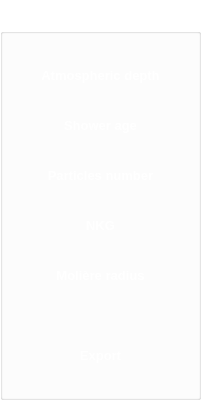
      <widget class="QGroupBox" name="groupBox">
       <property name="geometry">
        <rect>
         <x>1</x>
         <y>110</y>
         <width>201</width>
         <height>400</height>
        </rect>
       </property>
       <property name="minimumSize">
        <size>
         <width>182</width>
         <height>400</height>
        </size>
       </property>
       <property name="maximumSize">
        <size>
         <width>400</width>
         <height>500</height>
        </size>
       </property>
       <property name="palette">
        <palette>
         <active>
          <colorrole role="WindowText">
           <brush brushstyle="SolidPattern">
            <color alpha="255">
             <red>255</red>
             <green>255</green>
             <blue>255</blue>
            </color>
           </brush>
          </colorrole>
          <colorrole role="Button">
           <brush brushstyle="SolidPattern">
            <color alpha="10">
             <red>255</red>
             <green>255</green>
             <blue>255</blue>
            </color>
           </brush>
          </colorrole>
          <colorrole role="Text">
           <brush brushstyle="SolidPattern">
            <color alpha="255">
             <red>255</red>
             <green>255</green>
             <blue>255</blue>
            </color>
           </brush>
          </colorrole>
          <colorrole role="Base">
           <brush brushstyle="SolidPattern">
            <color alpha="10">
             <red>255</red>
             <green>255</green>
             <blue>255</blue>
            </color>
           </brush>
          </colorrole>
          <colorrole role="Window">
           <brush brushstyle="SolidPattern">
            <color alpha="10">
             <red>255</red>
             <green>255</green>
             <blue>255</blue>
            </color>
           </brush>
          </colorrole>
         </active>
         <inactive>
          <colorrole role="WindowText">
           <brush brushstyle="SolidPattern">
            <color alpha="255">
             <red>255</red>
             <green>255</green>
             <blue>255</blue>
            </color>
           </brush>
          </colorrole>
          <colorrole role="Button">
           <brush brushstyle="SolidPattern">
            <color alpha="10">
             <red>255</red>
             <green>255</green>
             <blue>255</blue>
            </color>
           </brush>
          </colorrole>
          <colorrole role="Text">
           <brush brushstyle="SolidPattern">
            <color alpha="255">
             <red>255</red>
             <green>255</green>
             <blue>255</blue>
            </color>
           </brush>
          </colorrole>
          <colorrole role="Base">
           <brush brushstyle="SolidPattern">
            <color alpha="10">
             <red>255</red>
             <green>255</green>
             <blue>255</blue>
            </color>
           </brush>
          </colorrole>
          <colorrole role="Window">
           <brush brushstyle="SolidPattern">
            <color alpha="10">
             <red>255</red>
             <green>255</green>
             <blue>255</blue>
            </color>
           </brush>
          </colorrole>
         </inactive>
         <disabled>
          <colorrole role="WindowText">
           <brush brushstyle="SolidPattern">
            <color alpha="255">
             <red>120</red>
             <green>120</green>
             <blue>120</blue>
            </color>
           </brush>
          </colorrole>
          <colorrole role="Button">
           <brush brushstyle="SolidPattern">
            <color alpha="10">
             <red>255</red>
             <green>255</green>
             <blue>255</blue>
            </color>
           </brush>
          </colorrole>
          <colorrole role="Text">
           <brush brushstyle="SolidPattern">
            <color alpha="255">
             <red>190</red>
             <green>190</green>
             <blue>190</blue>
            </color>
           </brush>
          </colorrole>
          <colorrole role="Base">
           <brush brushstyle="SolidPattern">
            <color alpha="10">
             <red>255</red>
             <green>255</green>
             <blue>255</blue>
            </color>
           </brush>
          </colorrole>
          <colorrole role="Window">
           <brush brushstyle="SolidPattern">
            <color alpha="10">
             <red>255</red>
             <green>255</green>
             <blue>255</blue>
            </color>
           </brush>
          </colorrole>
         </disabled>
        </palette>
       </property>
       <property name="font">
        <font>
         <family>MS Shell Dlg 2</family>
         <pointsize>18</pointsize>
         <weight>75</weight>
         <italic>false</italic>
         <bold>true</bold>
        </font>
       </property>
       <property name="styleSheet">
        <string notr="true">background-color:rgba(255, 255, 255, 10)</string>
       </property>
       <property name="title">
        <string>      Menu            </string>
       </property>
       <property name="flat">
        <bool>true</bool>
       </property>
       <widget class="QPushButton" name="pushButton_2">
        <property name="geometry">
         <rect>
          <x>0</x>
          <y>40</y>
          <width>201</width>
          <height>71</height>
         </rect>
        </property>
        <property name="minimumSize">
         <size>
          <width>180</width>
          <height>71</height>
         </size>
        </property>
        <property name="palette">
         <palette>
          <active>
           <colorrole role="ButtonText">
            <brush brushstyle="SolidPattern">
             <color alpha="255">
              <red>255</red>
              <green>255</green>
              <blue>255</blue>
             </color>
            </brush>
           </colorrole>
          </active>
          <inactive>
           <colorrole role="ButtonText">
            <brush brushstyle="SolidPattern">
             <color alpha="255">
              <red>255</red>
              <green>255</green>
              <blue>255</blue>
             </color>
            </brush>
           </colorrole>
          </inactive>
          <disabled>
           <colorrole role="ButtonText">
            <brush brushstyle="SolidPattern">
             <color alpha="255">
              <red>190</red>
              <green>190</green>
              <blue>190</blue>
             </color>
            </brush>
           </colorrole>
          </disabled>
         </palette>
        </property>
        <property name="font">
         <font>
          <family>MS Shell Dlg 2</family>
          <pointsize>10</pointsize>
          <weight>75</weight>
          <bold>true</bold>
         </font>
        </property>
        <property name="styleSheet">
         <string notr="true">#pushButton_2 {
background-color: url transparent;
border-image: url(:un3.png);
background: none;
border:  none;
background-repeat: none;
}
#pushButton_2:hover
{
border-image: url(:un1.png);
}
#pushButton_2:pressed
{
border-image: url(:un2.png);
}
</string>
        </property>
        <property name="text">
         <string>Atmospheric depth</string>
        </property>
       </widget>
       <widget class="QPushButton" name="pushButton_5">
        <property name="geometry">
         <rect>
          <x>0</x>
          <y>140</y>
          <width>201</width>
          <height>71</height>
         </rect>
        </property>
        <property name="palette">
         <palette>
          <active>
           <colorrole role="ButtonText">
            <brush brushstyle="SolidPattern">
             <color alpha="255">
              <red>255</red>
              <green>255</green>
              <blue>255</blue>
             </color>
            </brush>
           </colorrole>
          </active>
          <inactive>
           <colorrole role="ButtonText">
            <brush brushstyle="SolidPattern">
             <color alpha="255">
              <red>255</red>
              <green>255</green>
              <blue>255</blue>
             </color>
            </brush>
           </colorrole>
          </inactive>
          <disabled>
           <colorrole role="ButtonText">
            <brush brushstyle="SolidPattern">
             <color alpha="255">
              <red>190</red>
              <green>190</green>
              <blue>190</blue>
             </color>
            </brush>
           </colorrole>
          </disabled>
         </palette>
        </property>
        <property name="font">
         <font>
          <family>MS Shell Dlg 2</family>
          <pointsize>10</pointsize>
          <weight>75</weight>
          <bold>true</bold>
         </font>
        </property>
        <property name="styleSheet">
         <string notr="true">#pushButton_5 {
background-color: url transparent;
border-image: url(:un3.png);
background: none;
border:  none;
background-repeat: none;
}
#pushButton_5:hover
{
border-image: url(:un1.png);
}
#pushButton_5:pressed
{
border-image: url(:un2.png);
}
</string>
        </property>
        <property name="text">
         <string>Particles number</string>
        </property>
       </widget>
       <widget class="QPushButton" name="pushButton_4">
        <property name="geometry">
         <rect>
          <x>0</x>
          <y>90</y>
          <width>201</width>
          <height>71</height>
         </rect>
        </property>
        <property name="palette">
         <palette>
          <active>
           <colorrole role="ButtonText">
            <brush brushstyle="SolidPattern">
             <color alpha="255">
              <red>255</red>
              <green>255</green>
              <blue>255</blue>
             </color>
            </brush>
           </colorrole>
          </active>
          <inactive>
           <colorrole role="ButtonText">
            <brush brushstyle="SolidPattern">
             <color alpha="255">
              <red>255</red>
              <green>255</green>
              <blue>255</blue>
             </color>
            </brush>
           </colorrole>
          </inactive>
          <disabled>
           <colorrole role="ButtonText">
            <brush brushstyle="SolidPattern">
             <color alpha="255">
              <red>190</red>
              <green>190</green>
              <blue>190</blue>
             </color>
            </brush>
           </colorrole>
          </disabled>
         </palette>
        </property>
        <property name="font">
         <font>
          <family>MS Shell Dlg 2</family>
          <pointsize>10</pointsize>
          <weight>75</weight>
          <bold>true</bold>
         </font>
        </property>
        <property name="styleSheet">
         <string notr="true">#pushButton_4 {
background-color: url transparent;
border-image: url(:un3.png);
background: none;
border:  none;
background-repeat: none;
}
#pushButton_4:hover
{
border-image: url(:un1.png);
}
#pushButton_4:pressed
{
border-image: url(:un2.png);
}
</string>
        </property>
        <property name="text">
         <string>Shower age</string>
        </property>
       </widget>
       <widget class="QPushButton" name="pushButton_6">
        <property name="geometry">
         <rect>
          <x>0</x>
          <y>190</y>
          <width>201</width>
          <height>71</height>
         </rect>
        </property>
        <property name="palette">
         <palette>
          <active>
           <colorrole role="ButtonText">
            <brush brushstyle="SolidPattern">
             <color alpha="255">
              <red>255</red>
              <green>255</green>
              <blue>255</blue>
             </color>
            </brush>
           </colorrole>
          </active>
          <inactive>
           <colorrole role="ButtonText">
            <brush brushstyle="SolidPattern">
             <color alpha="255">
              <red>255</red>
              <green>255</green>
              <blue>255</blue>
             </color>
            </brush>
           </colorrole>
          </inactive>
          <disabled>
           <colorrole role="ButtonText">
            <brush brushstyle="SolidPattern">
             <color alpha="255">
              <red>190</red>
              <green>190</green>
              <blue>190</blue>
             </color>
            </brush>
           </colorrole>
          </disabled>
         </palette>
        </property>
        <property name="font">
         <font>
          <family>MS Shell Dlg 2</family>
          <pointsize>10</pointsize>
          <weight>75</weight>
          <bold>true</bold>
         </font>
        </property>
        <property name="styleSheet">
         <string notr="true">#pushButton_6 {
background-color: url transparent;
border-image: url(:un3.png);
background: none;
border:  none;
background-repeat: none;
}
#pushButton_6:hover
{
border-image: url(:un1.png);
}
#pushButton_6:pressed
{
border-image: url(:un2.png);
}
</string>
        </property>
        <property name="text">
         <string>NKG</string>
        </property>
       </widget>
       <widget class="QPushButton" name="pushButton_3">
        <property name="geometry">
         <rect>
          <x>0</x>
          <y>320</y>
          <width>201</width>
          <height>71</height>
         </rect>
        </property>
        <property name="palette">
         <palette>
          <active>
           <colorrole role="ButtonText">
            <brush brushstyle="SolidPattern">
             <color alpha="255">
              <red>255</red>
              <green>255</green>
              <blue>255</blue>
             </color>
            </brush>
           </colorrole>
          </active>
          <inactive>
           <colorrole role="ButtonText">
            <brush brushstyle="SolidPattern">
             <color alpha="255">
              <red>255</red>
              <green>255</green>
              <blue>255</blue>
             </color>
            </brush>
           </colorrole>
          </inactive>
          <disabled>
           <colorrole role="ButtonText">
            <brush brushstyle="SolidPattern">
             <color alpha="255">
              <red>190</red>
              <green>190</green>
              <blue>190</blue>
             </color>
            </brush>
           </colorrole>
          </disabled>
         </palette>
        </property>
        <property name="font">
         <font>
          <family>MS Shell Dlg 2</family>
          <pointsize>10</pointsize>
          <weight>75</weight>
          <bold>true</bold>
         </font>
        </property>
        <property name="styleSheet">
         <string notr="true">#pushButton_3 {
background-color: url transparent;
border-image: url(:un3.png);
background: none;
border:  none;
background-repeat: none;
}
#pushButton_3:hover
{
border-image: url(:un1.png);
}
#pushButton_3:pressed
{
border-image: url(:un2.png);
}
</string>
        </property>
        <property name="text">
         <string>Export</string>
        </property>
       </widget>
       <widget class="QPushButton" name="pushButton_7">
        <property name="geometry">
         <rect>
          <x>0</x>
          <y>240</y>
          <width>201</width>
          <height>71</height>
         </rect>
        </property>
        <property name="minimumSize">
         <size>
          <width>180</width>
          <height>71</height>
         </size>
        </property>
        <property name="palette">
         <palette>
          <active>
           <colorrole role="ButtonText">
            <brush brushstyle="SolidPattern">
             <color alpha="255">
              <red>255</red>
              <green>255</green>
              <blue>255</blue>
             </color>
            </brush>
           </colorrole>
          </active>
          <inactive>
           <colorrole role="ButtonText">
            <brush brushstyle="SolidPattern">
             <color alpha="255">
              <red>255</red>
              <green>255</green>
              <blue>255</blue>
             </color>
            </brush>
           </colorrole>
          </inactive>
          <disabled>
           <colorrole role="ButtonText">
            <brush brushstyle="SolidPattern">
             <color alpha="255">
              <red>190</red>
              <green>190</green>
              <blue>190</blue>
             </color>
            </brush>
           </colorrole>
          </disabled>
         </palette>
        </property>
        <property name="font">
         <font>
          <family>MS Shell Dlg 2</family>
          <pointsize>10</pointsize>
          <weight>75</weight>
          <bold>true</bold>
         </font>
        </property>
        <property name="styleSheet">
         <string notr="true">#pushButton_7 {
background-color: url transparent;
border-image: url(:un3.png);
background: none;
border:  none;
background-repeat: none;
}
#pushButton_7:hover
{
border-image: url(:un1.png);
}
#pushButton_7:pressed
{
border-image: url(:un2.png);
}
</string>
        </property>
        <property name="text">
         <string>Molière radius</string>
        </property>
       </widget>
      </widget>
